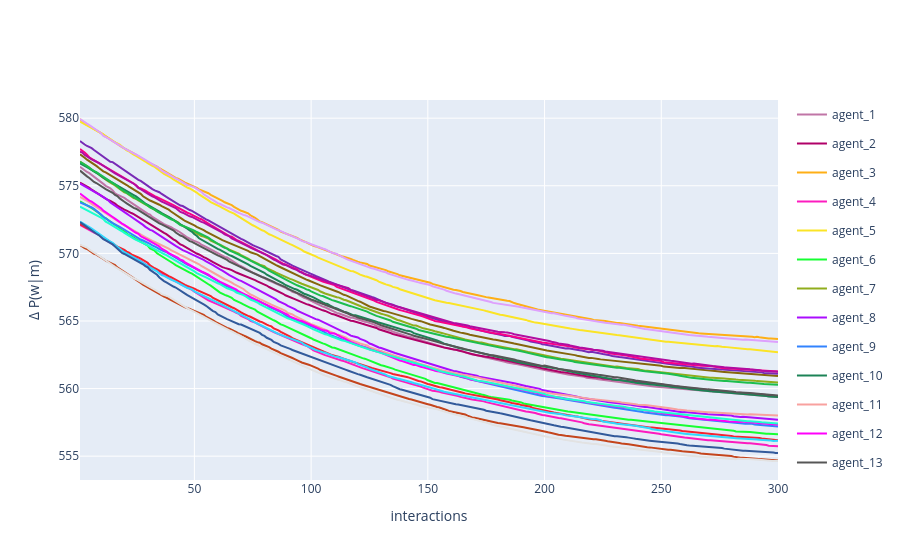

Notebook source saved alongside this figure:
### Code cell
fig = multi_agent_update_plot_from_df(
    vocab_dif,
    time_col='interaction_no',
    dif_col='delta'
)

fig.update_layout(
    # title='Dyadic interaction in a random environment',
    yaxis_title='Δ P(w|m)',
    xaxis_title='interactions'
)
fig.show()

### Figure 1 — Plotly figure (JSON) as saved in the notebook; plotly's stock layout.template omitted (floating-point values rounded to 4 significant figures; data arrays with more than 128 entries replaced by an {"elided": "..."} marker saying what was removed)
{"data": [{"legendgroup": "agent_1", "line": {"color": "#C075A6"}, "mode": "lines", "name": "agent_1", "showlegend": true, "x": {"elided": "300 int values"}, "y": {"elided": "300 float values"}, "type": "scatter"}, {"legendgroup": "agent_2", "line": {"color": "#B00068"}, "mode": "lines", "name": "agent_2", "showlegend": true, "x": {"elided": "300 int values"}, "y": {"elided": "300 float values"}, "type": "scatter"}, {"legendgroup": "agent_3", "line": {"color": "#FEAF16"}, "mode": "lines", "name": "agent_3", "showlegend": true, "x": {"elided": "300 int values"}, "y": {"elided": "300 float values"}, "type": "scatter"}, {"legendgroup": "agent_4", "line": {"color": "#FC1CBF"}, "mode": "lines", "name": "agent_4", "showlegend": true, "x": {"elided": "300 int values"}, "y": {"elided": "300 float values"}, "type": "scatter"}, {"legendgroup": "agent_5", "line": {"color": "#FBE426"}, "mode": "lines", "name": "agent_5", "showlegend": true, "x": {"elided": "300 int values"}, "y": {"elided": "300 float values"}, "type": "scatter"}, {"legendgroup": "agent_6", "line": {"color": "#16FF32"}, "mode": "lines", "name": "agent_6", "showlegend": true, "x": {"elided": "300 int values"}, "y": {"elided": "300 float values"}, "type": "scatter"}, {"legendgroup": "agent_7", "line": {"color": "#90AD1C"}, "mode": "lines", "name": "agent_7", "showlegend": true, "x": {"elided": "300 int values"}, "y": {"elided": "300 float values"}, "type": "scatter"}, {"legendgroup": "agent_8", "line": {"color": "#AA0DFE"}, "mode": "lines", "name": "agent_8", "showlegend": true, "x": {"elided": "300 int values"}, "y": {"elided": "300 float values"}, "type": "scatter"}, {"legendgroup": "agent_9", "line": {"color": "#3283FE"}, "mode": "lines", "name": "agent_9", "showlegend": true, "x": {"elided": "300 int values"}, "y": {"elided": "300 float values"}, "type": "scatter"}, {"legendgroup": "agent_10", "line": {"color": "#1C8356"}, "mode": "lines", "name": "agent_10", "showlegend": true, "x": {"elided": "300 int values"}, "y": {"elided": "300 float values"}, "type": "scatter"}, {"legendgroup": "agent_11", "line": {"color": "#F8A19F"}, "mode": "lines", "name": "agent_11", "showlegend": true, "x": {"elided": "300 int values"}, "y": {"elided": "300 float values"}, "type": "scatter"}, {"legendgroup": "agent_12", "line": {"color": "#FE00FA"}, "mode": "lines", "name": "agent_12", "showlegend": true, "x": {"elided": "300 int values"}, "y": {"elided": "300 float values"}, "type": "scatter"}, {"legendgroup": "agent_13", "line": {"color": "#565656"}, "mode": "lines", "name": "agent_13", "showlegend": true, "x": {"elided": "300 int values"}, "y": {"elided": "300 float values"}, "type": "scatter"}, {"legendgroup": "agent_14", "line": {"color": "#1CBE4F"}, "mode": "lines", "name": "agent_14", "showlegend": true, "x": {"elided": "300 int values"}, "y": {"elided": "300 float values"}, "type": "scatter"}, {"legendgroup": "agent_15", "line": {"color": "#C4451C"}, "mode": "lines", "name": "agent_15", "showlegend": true, "x": {"elided": "300 int values"}, "y": {"elided": "300 float values"}, "type": "scatter"}, {"legendgroup": "agent_16", "line": {"color": "#85660D"}, "mode": "lines", "name": "agent_16", "showlegend": true, "x": {"elided": "300 int values"}, "y": {"elided": "300 float values"}, "type": "scatter"}, {"legendgroup": "agent_17", "line": {"color": "#782AB6"}, "mode": "lines", "name": "agent_17", "showlegend": true, "x": {"elided": "300 int values"}, "y": {"elided": "300 float values"}, "type": "scatter"}, {"legendgroup": "agent_18", "line": {"color": "#F6222E"}, "mode": "lines", "name": "agent_18", "showlegend": true, "x": {"elided": "300 int values"}, "y": {"elided": "300 float values"}, "type": "scatter"}, {"legendgroup": "agent_19", "line": {"color": "#1CFFCE"}, "mode": "lines", "name": "agent_19", "showlegend": true, "x": {"elided": "300 int values"}, "y": {"elided": "300 float values"}, "type": "scatter"}, {"legendgroup": "agent_20", "line": {"color": "#E2E2E2"}, "mode": "lines", "name": "agent_20", "showlegend": true, "x": {"elided": "300 int values"}, "y": {"elided": "300 float values"}, "type": "scatter"}, {"legendgroup": "agent_21", "line": {"color": "#2ED9FF"}, "mode": "lines", "name": "agent_21", "showlegend": true, "x": {"elided": "300 int values"}, "y": {"elided": "300 float values"}, "type": "scatter"}, {"legendgroup": "agent_22", "line": {"color": "#FA0087"}, "mode": "lines", "name": "agent_22", "showlegend": true, "x": {"elided": "300 int values"}, "y": {"elided": "300 float values"}, "type": "scatter"}, {"legendgroup": "agent_23", "line": {"color": "#B10DA1"}, "mode": "lines", "name": "agent_23", "showlegend": true, "x": {"elided": "300 int values"}, "y": {"elided": "300 float values"}, "type": "scatter"}, {"legendgroup": "agent_24", "line": {"color": "#325A9B"}, "mode": "lines", "name": "agent_24", "showlegend": true, "x": {"elided": "300 int values"}, "y": {"elided": "300 float values"}, "type": "scatter"}, {"legendgroup": "agent_25", "line": {"color": "#DEA0FD"}, "mode": "lines", "name": "agent_25", "showlegend": true, "x": {"elided": "300 int values"}, "y": {"elided": "300 float values"}, "type": "scatter"}], "layout": {"yaxis": {"title": {"text": "Δ P(w|m)"}}, "xaxis": {"title": {"text": "interactions"}}}}
